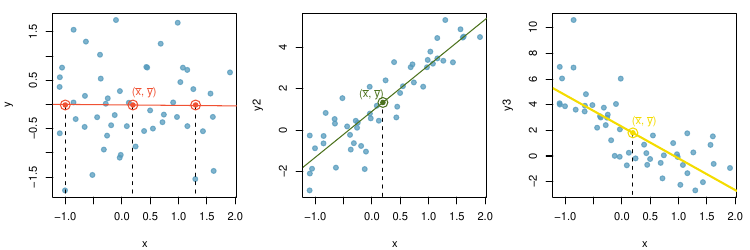

Recreate this plot in R.
library(openintro)

set.seed(13225)
x = rnorm(50)
y = rnorm(50)
y2 = 2*x + 1 + rnorm(50)
y3 = -2.4*x + 2 + rnorm(50, 0, 2)
cor(x,y)
plot(x,y)

pdf("mean.pdf", width = 7.5, height = 2.5)
par(mar = c(4,4,1,1), mfrow = c(1,3))
# plot 1
plot(y ~ x, col = COL[1,2], pch = 19)
abline(lm(y~x), lty = 1, col = COL[4])
lines(x = c(-1,-1), y = c(-2,mean(y)), lty = 2)
points(x = -1, y = mean(y), pch = 1, col = COL[4], cex = 2)
points(x = -1, y = mean(y), pch = 19, col = COL[4], cex = 0.9)
lines(x = c(1.3,1.3), y = c(-2,mean(y)), lty = 2)
points(x = 1.3, y = mean(y), pch = 1, col = COL[4], cex = 2)
points(x = 1.3, y = mean(y), pch = 19, col = COL[4], cex = 0.9)
lines(x = c(mean(x),mean(x)), y = c(-2,mean(y)), lty = 2)
points(x = mean(x), y = mean(y), pch = 1, col = COL[4], cex = 2)
points(x = mean(x), y = mean(y), pch = 19, col = COL[4], cex = 0.9)
text(x = mean(x)+0.2, y = mean(y)+0.01, expression(paste("(", bar(x), ", " , bar(y), ")")), pos = 3, col = COL[4])
# plot 2
plot(y2 ~ x, col = COL[1,2], pch = 19)
abline(lm(y2~x), lty = 1, col = COL[2])
lines(x = c(mean(x),mean(x)), y = c(-4,mean(y2)), lty = 2)
points(x = mean(x), y = mean(y2), pch = 1, col = COL[2], cex = 2)
points(x = mean(x), y = mean(y2), pch = 19, col = COL[2], cex = 0.9)
text(x = mean(x)-0.2, y = mean(y2)-0.2, expression(paste("(", bar(x), ", " , bar(y), ")")), pos = 3, col = COL[2])
# plot 3
plot(y3 ~ x, col = COL[1,2], pch = 19)
abline(lm(y3~x), lty = 1, col = COL[3], lwd = 2)
lines(x = c(mean(x),mean(x)), y = c(-3,mean(y3)), lty = 2)
points(x = mean(x), y = mean(y3), pch = 1, col = COL[3], cex = 2)
points(x = mean(x), y = mean(y3), pch = 19, col = COL[3], cex = 0.9)
text(x = mean(x)+0.2, y = mean(y2)+0.4, expression(paste("(", bar(x), ", " , bar(y), ")")), pos = 3, col = COL[3])
dev.off()